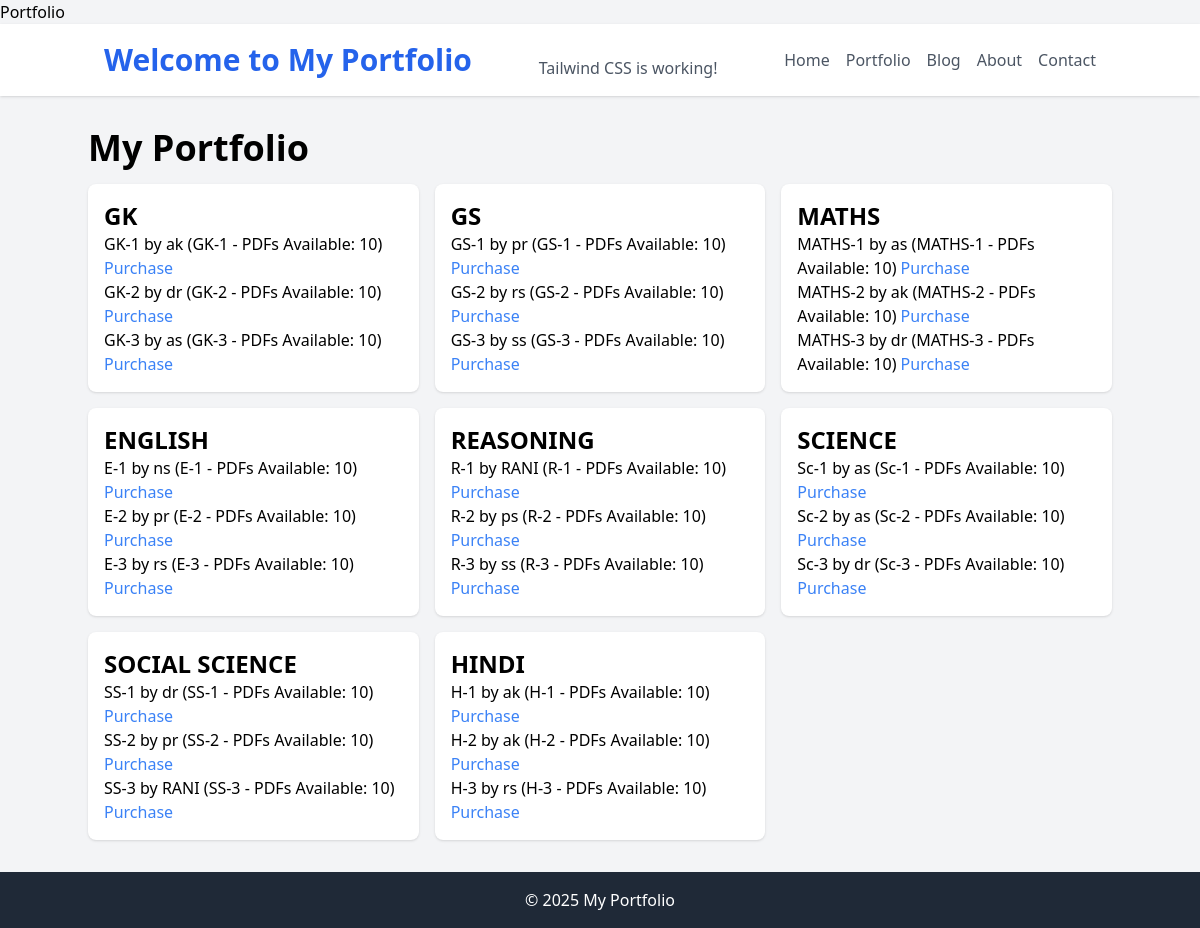
The page /portfolio/ on the database its author committed.
### portfolio_blog/portfolio/models.py (models this page shows, shortened)
class Subject(models.Model):
    name = models.CharField(max_length=100, unique=True)

class Book(models.Model):
    title = models.CharField(max_length=200)
    author = models.CharField(max_length=100)
    subject = models.ForeignKey(Subject, on_delete=models.CASCADE, related_name='books')

class PDF(models.Model):
    book = models.OneToOneField(Book, on_delete=models.CASCADE, related_name='pdf')
    quantity = models.PositiveIntegerField(default=0)  # Number of available PDFs
    def __str__(self):
        return f"{self.book.title} - PDFs Available: {self.quantity}"

### portfolio_blog/portfolio/views.py (the view)
# urls.py: path('portfolio/', views.portfolio, name='portfolio'),
def portfolio(request):
    subjects = Subject.objects.all()  # Fetch all subjects
    return render(request, 'portfolio/portfolio.html', {'subjects': subjects})

### portfolio_blog/templates/portfolio/portfolio.html (shortened to what this page needs)
{% extends 'base.html' %}
{% block content %}
<h1 class="text-4xl font-bold mb-4">My Portfolio</h1>
<div class="grid grid-cols-1 md:grid-cols-2 lg:grid-cols-3 gap-4">
    {% for subject in subjects %}
    <div class="bg-white shadow rounded-lg p-4">
        <h2 class="text-2xl font-semibold">{{ subject.name }}</h2>
        <ul>
            {% for book in subject.books.all %}
            <li>
                {{ book.title }} by {{ book.author }} ({{ book.pdf }})
                <a href="{% url 'purchase_blog' %}" class="text-blue-500 hover:underline">Purchase</a>
            </li>
            {% endfor %}
        </ul>
    </div>
    {% endfor %}
</div>
{% endblock %}

### portfolio_blog/templates/base.html (shortened to what this page needs)
{% load static %}
<!DOCTYPE html>
<html lang="en">
<head>
    <script src="https://cdn.tailwindcss.com"></script>
    <link href="{% static 'css/output.css' %}" rel="stylesheet">
    <a href="{% url 'portfolio' %}">Portfolio</a>
</head>
<body class="bg-gray-100 font-sans">
    <header class="bg-white shadow">
        <nav class="container mx-auto p-4 flex justify-between items-center">
            <h1 class="text-3xl font-bold text-blue-600">Welcome to My Portfolio</h1>
            <p class="text-gray-600 mt-4">Tailwind CSS is working!</p>
            <ul class="flex space-x-4">
                <li><a href="{% url 'home' %}" class="text-gray-600 hover:text-blue-500">Home</a></li>
                <li><a href="{% url 'portfolio' %}" class="text-gray-600 hover:text-blue-500">Portfolio</a></li>
                <li><a href="{% url 'purchase_blog' %}" class="text-gray-600 hover:text-blue-500">Blog</a></li>
                <li><a href="#" class="text-gray-600 hover:text-blue-500">About</a></li>
                <li><a href="#" class="text-gray-600 hover:text-blue-500">Contact</a></li>
            </ul>
        </nav>
    </header>
    <main class="container mx-auto my-8">
        {% block content %}{% endblock %}
    </main>
    <footer class="bg-gray-800 text-white text-center py-4">
        © 2025 My Portfolio
    </footer>
</body>
</html>

### rows shown on the page
Subject: name "GK"
Book: title "GK-1", author "ak", pdf "GK-1 - PDFs Available: 10"
Book: title "GK-2", author "dr", pdf "GK-2 - PDFs Available: 10"
Book: title "GK-3", author "as", pdf "GK-3 - PDFs Available: 10"
Subject: name "GS"
Book: title "GS-1", author "pr", pdf "GS-1 - PDFs Available: 10"
Book: title "GS-2", author "rs", pdf "GS-2 - PDFs Available: 10"
Book: title "GS-3", author "ss", pdf "GS-3 - PDFs Available: 10"
Subject: name "MATHS"
Book: title "MATHS-1", author "as", pdf "MATHS-1 - PDFs Available: 10"
Book: title "MATHS-2", author "ak", pdf "MATHS-2 - PDFs Available: 10"
Book: title "MATHS-3", author "dr", pdf "MATHS-3 - PDFs Available: 10"
Subject: name "ENGLISH"
Book: title "E-1", author "ns", pdf "E-1 - PDFs Available: 10"
Book: title "E-2", author "pr", pdf "E-2 - PDFs Available: 10"
Book: title "E-3", author "rs", pdf "E-3 - PDFs Available: 10"
Subject: name "REASONING"
Book: title "R-1", author "RANI", pdf "R-1 - PDFs Available: 10"
Book: title "R-2", author "ps", pdf "R-2 - PDFs Available: 10"
Book: title "R-3", author "ss", pdf "R-3 - PDFs Available: 10"
Subject: name "SCIENCE"
Book: title "Sc-1", author "as", pdf "Sc-1 - PDFs Available: 10"
Book: title "Sc-2", author "as", pdf "Sc-2 - PDFs Available: 10"
Book: title "Sc-3", author "dr", pdf "Sc-3 - PDFs Available: 10"
Subject: name "SOCIAL SCIENCE"
Book: title "SS-1", author "dr", pdf "SS-1 - PDFs Available: 10"
Book: title "SS-2", author "pr", pdf "SS-2 - PDFs Available: 10"
Book: title "SS-3", author "RANI", pdf "SS-3 - PDFs Available: 10"
Subject: name "HINDI"
Book: title "H-1", author "ak", pdf "H-1 - PDFs Available: 10"
Book: title "H-2", author "ak", pdf "H-2 - PDFs Available: 10"
Book: title "H-3", author "rs", pdf "H-3 - PDFs Available: 10"
